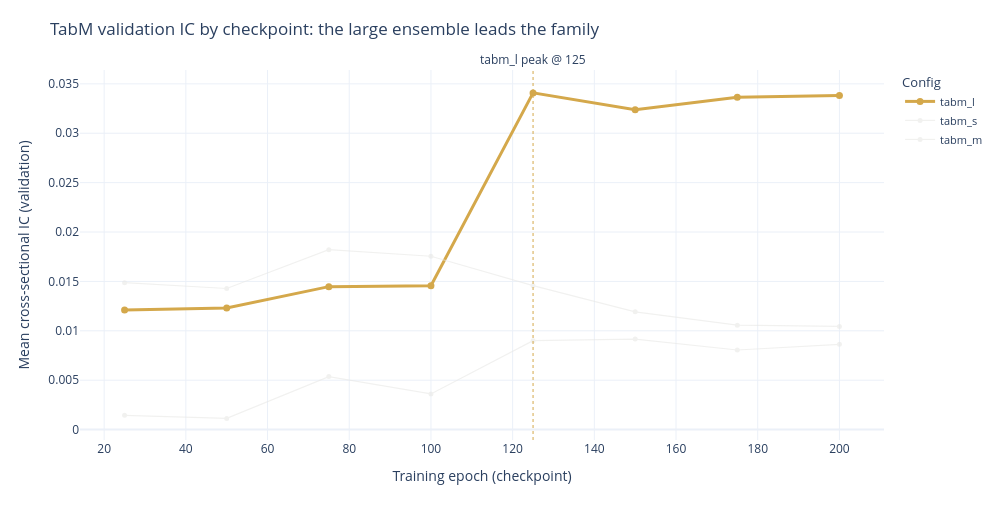

Notebook code for this chart:
### Markdown cell above
## 5. Learning Curves

Validation IC at each 25-epoch checkpoint traces how each config trains. The
winner is highlighted; the vertical line marks its selected epoch count. Only
`tabm_l` separates from the pack, jumping after 100 epochs to peak at 125;
`tabm_s` peaks early near 75 and drifts down, and `tabm_m` never clears the
other two. Capacity does not order cleanly here - the medium config is the
weakest of the three.

### Code cell
all_curves = pl.DataFrame([c for r in grid_results for c in r["curve"]])
if all_curves.height > 0:
    # Figure 2 - checkpoint learning curves (IC vs epoch), winner highlighted.
    fig_lc = go.Figure()
    for r in grid_results:
        cfg_data = all_curves.filter(pl.col("config") == r["config_name"]).sort("epoch")
        if cfg_data.height == 0:
            continue
        is_winner = best is not None and r["config_name"] == best_name
        fig_lc.add_trace(
            go.Scatter(
                x=cfg_data["epoch"].to_list(),
                y=cfg_data["ic_mean"].to_list(),
                mode="lines+markers",
                name=r["config_name"],
                line=dict(
                    color=COLORS["amber"] if is_winner else COLORS["silver_muted"],
                    width=3 if is_winner else 1.2,
                ),
                marker=dict(size=7 if is_winner else 5),
                opacity=1.0 if is_winner else 0.6,
            )
        )
    if best is not None:
        fig_lc.add_vline(
            x=best_epoch,
            line=dict(color=COLORS["amber"], width=1, dash="dot"),
            annotation_text=f"{best_name} peak @ {best_epoch}",
            annotation_position="top",
        )
    fig_lc.update_layout(
        title="TabM validation IC by checkpoint: the large ensemble leads the family",
        template="plotly_white",
        height=520,
        width=1000,
        legend=dict(title="Config", font=dict(size=11)),
        margin=dict(t=70),
    )
    fig_lc.update_xaxes(title_text="Training epoch (checkpoint)")
    fig_lc.update_yaxes(title_text="Mean cross-sectional IC (validation)")
    fig_lc.show()

    # Compact checkpoint table for the exact values behind the curves.
    checkpoints = sorted(all_curves["epoch"].unique().to_list())
    display_cps = [cp for cp in checkpoints if cp % 50 == 0 or cp == checkpoints[-1]]

    print(f"{'Config':10s}", end="")
    for cp in display_cps:
        print(f" {cp:>7d}", end="")
    print()
    for r in grid_results:
        cfg_data = all_curves.filter(pl.col("config") == r["config_name"])
        print(f"{r['config_name']:10s}", end="")
        for cp in display_cps:
            row = cfg_data.filter(pl.col("epoch") == cp)
            print(f" {row['ic_mean'][0]:+7.4f}" if row.height > 0 else f" {'N/A':>7s}", end="")
        print()

### Figure 1 — Plotly figure (JSON) as saved in the notebook; plotly's stock layout.template omitted (floating-point values rounded to 4 significant figures)
{"data": [{"line": {"color": "#D4A84B", "width": 3}, "marker": {"size": 7}, "mode": "lines+markers", "name": "tabm_l", "opacity": 1.0, "type": "scatter", "x": [25, 50, 75, 100, 125, 150, 175, 200], "y": [0.01211, 0.01231, 0.01447, 0.01456, 0.03409, 0.03238, 0.03363, 0.03383]}, {"line": {"color": "#e8e8e6", "width": 1.2}, "marker": {"size": 5}, "mode": "lines+markers", "name": "tabm_s", "opacity": 0.6, "type": "scatter", "x": [25, 50, 75, 100, 125, 150, 175, 200], "y": [0.01487, 0.01428, 0.01822, 0.01755, 0.01457, 0.01192, 0.01057, 0.01045]}, {"line": {"color": "#e8e8e6", "width": 1.2}, "marker": {"size": 5}, "mode": "lines+markers", "name": "tabm_m", "opacity": 0.6, "type": "scatter", "x": [25, 50, 75, 100, 125, 150, 175, 200], "y": [0.001446, 0.001135, 0.005367, 0.003608, 0.009002, 0.009164, 0.008059, 0.008633]}], "layout": {"annotations": [{"showarrow": false, "text": "tabm_l peak @ 125", "x": 125, "xanchor": "center", "xref": "x", "y": 1, "yanchor": "bottom", "yref": "y domain"}], "height": 520, "legend": {"font": {"size": 11}, "title": {"text": "Config"}}, "margin": {"t": 70}, "shapes": [{"line": {"color": "#D4A84B", "dash": "dot", "width": 1}, "type": "line", "x0": 125, "x1": 125, "xref": "x", "y0": 0, "y1": 1, "yref": "y domain"}], "title": {"text": "TabM validation IC by checkpoint: the large ensemble leads the family"}, "width": 1000, "xaxis": {"title": {"text": "Training epoch (checkpoint)"}}, "yaxis": {"title": {"text": "Mean cross-sectional IC (validation)"}}}}
